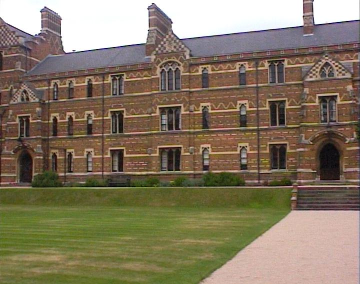
//> input picture Q2 - Image Stitching/keble_a_half.bmp, 360 x 284 px
$ ./a3q2   (built with g++ and OpenCV 4)
//> lines starting //> are read from the running program, lines starting //| are printed output that depends on the picture; after the words box and inside, x2 and y2 are one past the last pixel; in counts of white or black regions, pixels touching at a corner belong together
///////////
////
//// COMP4102 Assignment 3 Q2
//// Created 2018-03-19
//// Ian Smith 100910972
////
//// Usage notes: requires c++14
//// To complile:  g++ -std=c++14 a3q2.cpp -o a3q2 `pkg-config --libs opencv`
////
//// openCV version used:
//// OpenCV version : 3.3.1
//// Major version : 3
//// Minor version : 3
//// Subminor version : 1
////

/* OBJECTIVE:
 The goal of this question is to create a program that take as input two images that are related
by a rotation homography; a left (keble_a_half), middle (keble_b_long) and creates a single
panoramic image (same size as keble_b_long) as output. This is done by warping the left
“into” the middle image. I have made the middle image big enough to hold both the warped
left and the original middle image. I have given you a program called
akaze-match-template.cpp which takes these two images and computes a set of features that
you can use to compute the homography between them. To actually compute the homography
you use the routine findhomography(, , RANSAC) and then you use warperspective routine
with the computed homography to warp the left image into an image of the same size as the
middle image. In other words you warp img1 into img3, and after that you paste (essentially
an OR operation) img3 into img2. You should output two images; warped, which is the
warped version of img1, and merged which is the warped version of img1 (img3) combined
with img2. I have included two images called warped and merged which show you how they
should look like.

Notice that the final merged image has some anomalies because of the OR
operation. In real mosaicking programs you do not see these anomalies. Write down a short
(one paragraph) description of how you would get rid of these visible anomalies and include
it in your upload. The answer is simple.

    ==> Response is in ../readme.txt
                                --IS
*/

#include <opencv2/features2d.hpp>
#include <opencv2/imgcodecs.hpp>
#include <opencv2/opencv.hpp>
#include <vector>
#include <iostream>

using namespace std;
using namespace cv;

const float inlier_threshold = 2.5f; // Distance threshold to identify inliers
const float nn_match_ratio = 0.8f;   // Nearest neighbor matching ratio

int main(void)
{
    puts("opening");
    Mat img1 = imread("keble_a_half.bmp", IMREAD_GRAYSCALE);
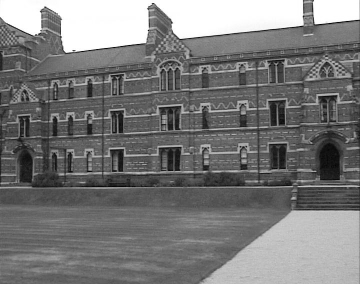
//> img1: 284 rows x 360 cols, CV_8UC1; min 3, max 255, mean 121.1
    Mat img2 = imread("keble_b_long.bmp", IMREAD_GRAYSCALE);
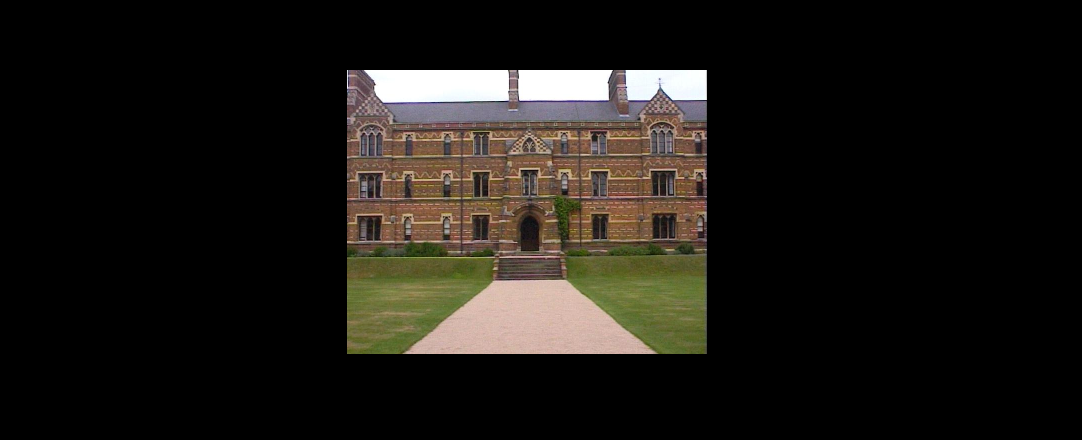
//> input picture Q2 - Image Stitching/keble_b_long.bmp, 1082 x 440 px
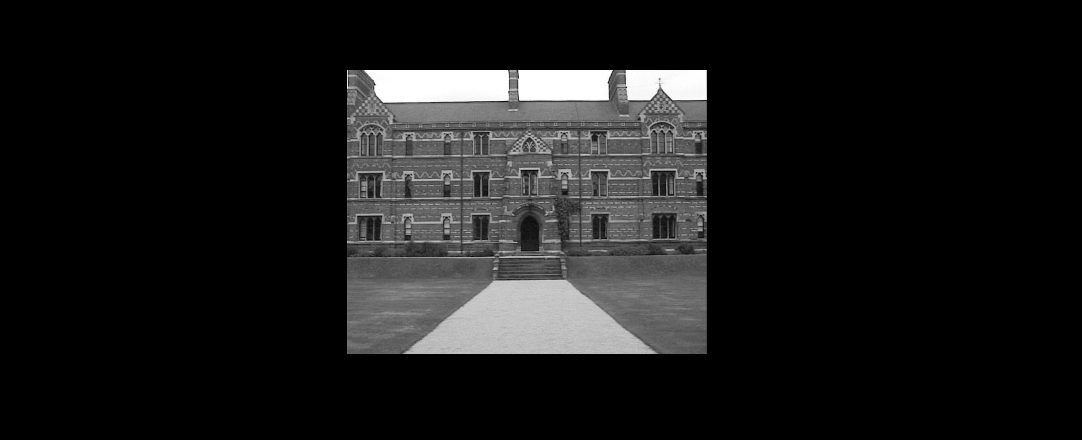
//> img2: 440 rows x 1082 cols, CV_8UC1; min 0, max 255, mean 26
    Mat img3 = Mat(img2.rows, img2.cols, CV_8UC1);

    Mat homography;

    vector<KeyPoint> kpts1, kpts2;
    Mat desc1, desc2;

    puts("Have opened");

    Ptr<AKAZE> akaze = AKAZE::create();
    akaze->detectAndCompute(img1, noArray(), kpts1, desc1);
//> kpts1 = 239 keypoints; strongest (x, y, size): (67, 47, 5.7), (173, 157, 11.4), (143, 40, 4.8), (90, 89, 8.1)
    akaze->detectAndCompute(img2, noArray(), kpts2, desc2);
//> kpts2 = 426 keypoints; strongest (x, y, size): (701, 75, 8.1), (702, 73, 5.7), (604, 75, 8.1), (631, 75, 8.1)

    puts("have commputed akaze");

    BFMatcher matcher(NORM_HAMMING);
    vector< vector<DMatch> > nn_matches;
    matcher.knnMatch(desc1, desc2, nn_matches, 2);
//> nn_matches = 239 matches

    puts("Have done match");

    vector<KeyPoint> matched1, matched2;
    vector<Point2f> inliers1, inliers2;

    for(size_t i = 0; i < nn_matches.size(); i++) {
        DMatch first = nn_matches[i][0];
        float dist1 = nn_matches[i][0].distance;
        float dist2 = nn_matches[i][1].distance;

        if(dist1 < nn_match_ratio * dist2) {
            matched1.push_back(kpts1[first.queryIdx]);
            matched2.push_back(kpts2[first.trainIdx]);
        }
    }
//> this loop made 239 passes
//> (dist1, dist2) on passes 1 to 3: (113, 116), (97, 108), (90, 94)
//> after the loop, matched1 = 97 keypoints; strongest (x, y, size): (322, 99, 4.8), (265, 65, 5.7), (243, 120, 8.1), (286, 63, 5.7); matched2 = 97 keypoints; strongest (x, y, size): (384, 98, 5.7), (491, 136, 5.7), (470, 136, 5.7), (446, 190, 8.1)

    printf("Matches %d %d\n", matched1.size(), matched2.size());
//| Matches 97 97

    //extract the Point members of the KeyPoint objects
    for(auto& e1: matched1) inliers1.push_back(e1.pt);
//> this loop made 97 passes
//> e1 on passes 1 to 12: keypoint at (73.6, 51.8), size 4.8, keypoint at (186.7, 55.9), size 4.8, keypoint at (180.8, 67.4), size 4.8, keypoint at (172.7, 67.9), size 4.8, keypoint at (165.7, 68.6), size 4.8, keypoint at (236.4, 68.4), size 4.8, keypoint at (326.3, 70), size 4.8, keypoint at (176.6, 71), size 4.8, keypoint at (169.3, 71.7), size 4.8, keypoint at (322.1, 98.9), size 4.8, keypoint at (245.7, 101.6), size 4.8, keypoint at (281.6, 102.3), size 4.8
//> after the loop, inliers1 = 97 Points (x, y), first 12: [73.59, 51.85], [186.7, 55.85], [180.8, 67.42], [172.7, 67.85], [165.7, 68.62], [236.4, 68.43], [326.3, 70], [176.6, 70.95], [169.3, 71.69], [322.1, 98.86], [245.7, 101.6], [281.6, 102.3]
    for(auto& e1: matched2) inliers2.push_back(e1.pt);
//> this loop made 97 passes
//> e1 on passes 1 to 12: keypoint at (384, 98.1), size 5.7, keypoint at (390.1, 120.9), size 4.8, keypoint at (383.4, 132.6), size 4.8, keypoint at (374.6, 132.5), size 4.8, keypoint at (366.7, 132.7), size 4.8, keypoint at (558.4, 136.7), size 4.8, keypoint at (528.8, 145.2), size 4.8, keypoint at (378.7, 135.8), size 4.8, keypoint at (370.7, 136), size 4.8, keypoint at (594.3, 173.6), size 4.8, keypoint at (450.1, 171.7), size 4.8, keypoint at (485.4, 174.1), size 4.8
//> after the loop, inliers2 = 97 Points (x, y), first 12: [384, 98.06], [390.1, 120.9], [383.4, 132.6], [374.6, 132.5], [366.7, 132.7], [558.4, 136.7], [528.8, 145.2], [378.7, 135.8], [370.7, 136], [594.3, 173.6], [450.1, 171.7], [485.4, 174.1]

    //find the homography between the matched points
    homography = findHomography(inliers1, inliers2, RANSAC);
//> homography = [[1.44, -0.028, 168.2], [0.163, 1.15, 40.33], [0.000619, -6.1e-06, 1]]

    //apply the homography to the keble-a-half image we want to warp
    warpPerspective(img1, img3, homography, img3.size());
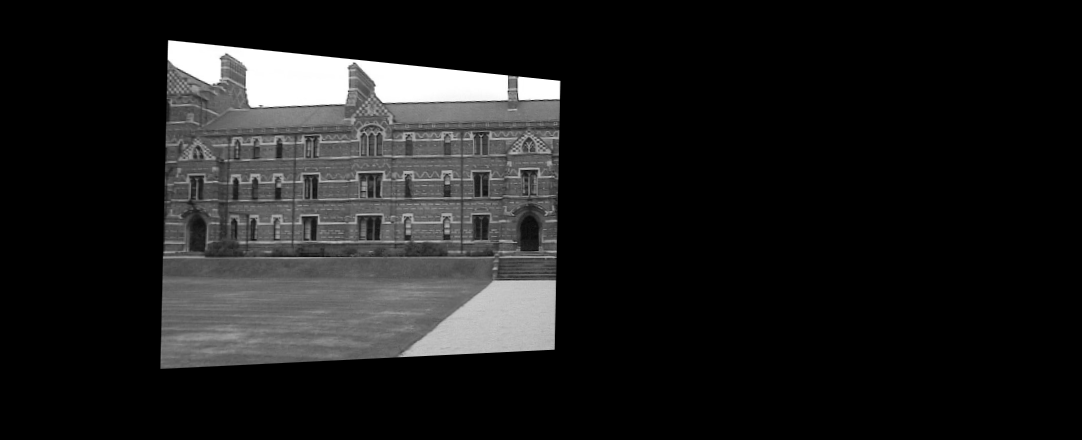
//> img3: 440 rows x 1082 cols, CV_8UC1; min 0, max 255, mean 29.7

    //imshow("Warped",img3);
    imwrite("Warped.jpg", img3);
    //waitKey(0);

    //Mat med2 = Mat(img2.rows, img2.cols, CV_8UC1);
    Mat med3 = Mat(img3.rows, img3.cols, CV_8UC1);
    img3.copyTo(med3);

    //corrected image using mean of the two images instead of OR
    for(int i = 0; i < img2.cols; ++i) for(int j = 0; j < img2.rows; ++j){
        if(img3.at<uchar>(j,i) == 0 ) med3.at<uchar>(j,i) = img2.at<uchar>(j,i);
        else if(img2.at<uchar>(j,i) == 0 )  med3.at<uchar>(j,i) = img3.at<uchar>(j,i);
        else med3.at<uchar>(j,i) = (img3.at<uchar>(j,i) + img2.at<uchar>(j,i)) /2;
    }
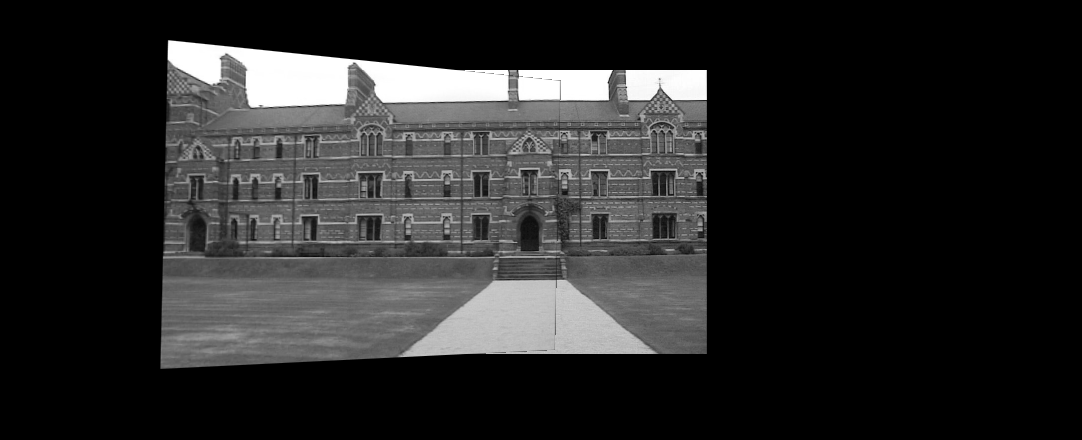
//> med3: 440 rows x 1082 cols, CV_8UC1; 19.29% of pixels changed, all inside (x1, y1, x2, y2) = (347, 70, 707, 354)

        //Bitwise OR of the two images to merge them
    //pixels are accessed as unsigned char
    for(int i = 0; i < img2.cols; ++i) for(int j = 0; j < img2.rows; ++j){
        img3.at<uchar>(j,i) = img3.at<uchar>(j,i) | img2.at<uchar>(j,i);
    }
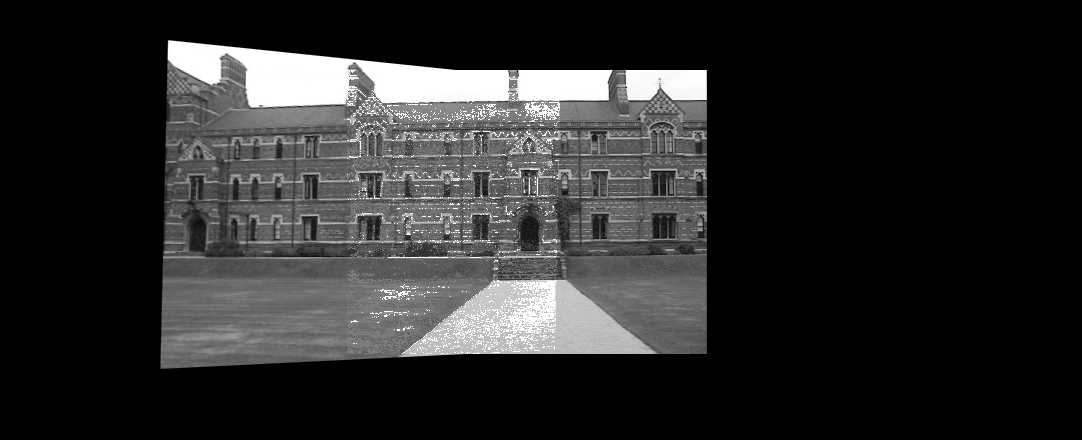
//> img3: 440 rows x 1082 cols, CV_8UC1; 18.35% of pixels changed, all inside (x1, y1, x2, y2) = (347, 70, 707, 354)

    //Display input and output
    imshow("Input1",img1);
    imshow("Input2",img2);
    imshow("Merged using OR",img3);
    imshow("Merged using mean pixel value",med3);

    imwrite("Merged.jpg", img3);
    imwrite("Corrected.jpg", med3);

    waitKey(0);

    return 0;
}
